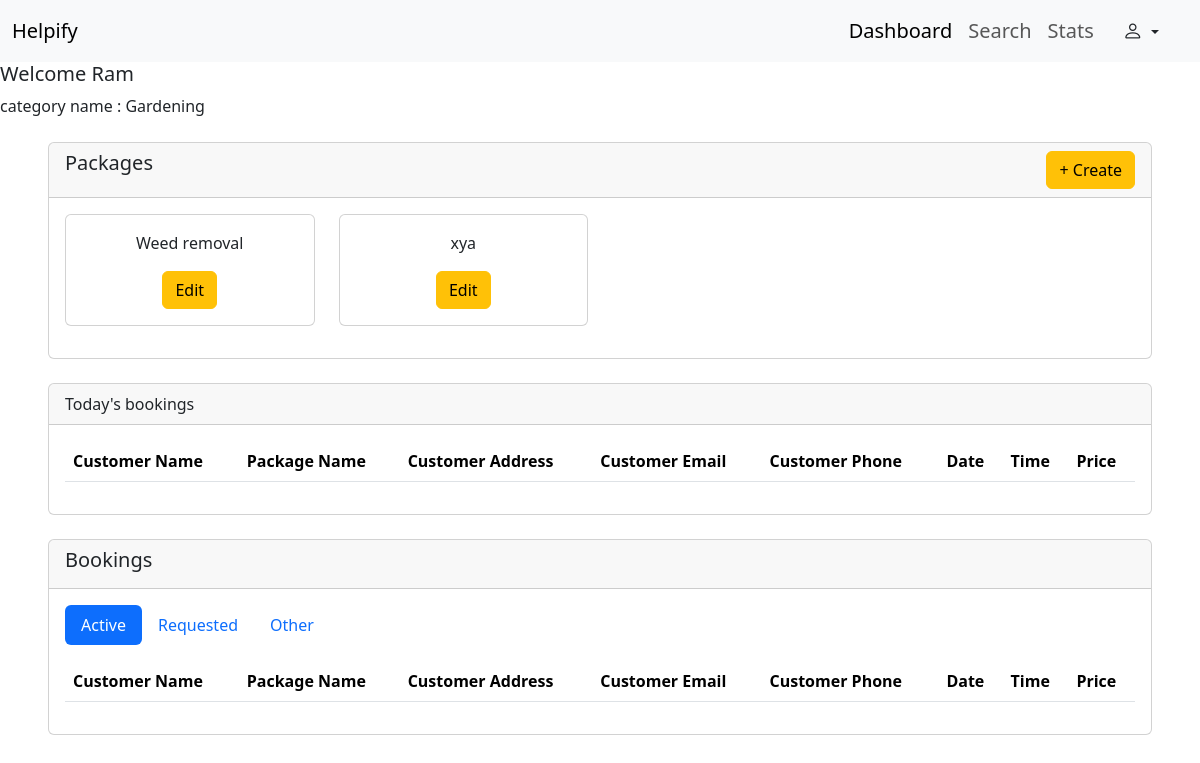
Page /professional/dashboard (signed in) on the committed database.
### backend/models.py (models this page shows, shortened)
class ServiceProfessional(db.Model , UserMixin):
    __tablename__ = "professional"
    id  = db.Column(db.Integer , primary_key=True , autoincrement=True)
    name = db.Column(db.String , nullable=False)
    email = db.Column(db.String, unique = True , nullable =False)
    password=db.Column(db.String, nullable=False)
    city = db.Column(db.String , nullable = False)
    phone = db.Column(db.String, nullable=False)
    status = db.Column(db.String , nullable =False)
    cat_id = db.Column(db.Integer, db.ForeignKey("category.id"), nullable = False)
    packages = db.relationship("ServicePackage" ,  backref="professional")
    recieved_bookings = db.relationship("Booking" ,  backref="professional")

class ServiceCategory(db.Model):
    __tablename__="category"
    id  = db.Column(db.Integer , primary_key=True , autoincrement=True)
    name = db.Column(db.String , nullable=False,unique=True)
    professionals = db.relationship("ServiceProfessional" ,  backref="category")
    bookings = db.relationship("Booking" ,  backref="category")

class ServicePackage(db.Model):
    __tablename__ = "package"
    id  = db.Column(db.Integer , primary_key=True , autoincrement=True)
    name = db.Column(db.String , nullable=False)
    cat_id = db.Column(db.Integer, db.ForeignKey("category.id"), nullable = False)
    prof_id = db.Column(db.Integer, db.ForeignKey("professional.id"), nullable = False)
    price = db.Column(db.Integer , nullable=False)
    associate_bookings = db.relationship("Booking" , backref="package")

### backend/routes.py (the view)
@app.route("/professional/dashboard" , methods=["GET" , "POST"])
@login_required
def prf_dashboard():
    active_bookings = []
    requested_bookings = []
    other_bookings = []
    current_date = datetime.now().strftime("%Y-%m-%d")
    todays_bookings = []
    for booking in current_user.recieved_bookings:
        if (booking.status =="Active" or booking.status=="Started" or booking.status=="Finished" ) and booking.date == current_date :
            todays_bookings.append(booking)
        elif booking.status=="Active":
            active_bookings.append(booking)
        elif booking.status=="Requested":
            requested_bookings.append(booking)
        else:
            other_bookings.append(booking)
    return render_template("/professional/dashboard.html" , current_professional = current_user , active_bookings= active_bookings , requested_bookings = requested_bookings,
                           other_bookings=other_bookings , todays_bookings=todays_bookings)

### app.py (called while the page is built)
def create_app():
    app = Flask(__name__)
    app.config["SQLALCHEMY_DATABASE_URI"]  =  "sqlite:///Household_db.sqlite3"
    db.init_app(app)
    app.config["SECRET_KEY"] = "Thisismysecret"
    login_manager = LoginManager(app)
    @login_manager.user_loader
    def load_user(email):
        return db.session.query(User).filter_by(email = email).first() or \
        db.session.query(Admin).filter_by(email=email ).first() or \
        db.session.query(ServiceProfessional).filter_by(email=email ).first()
    app.app_context().push()
    db.create_all()
    return app

### templates/professional/dashboard.html (shortened to what this page needs)
<!DOCTYPE html>
<html lang="en">
<head>
    <link href="https://cdn.jsdelivr.net/npm/bootstrap@5.3.7/dist/css/bootstrap.min.css" rel="stylesheet"
>
    <link rel="stylesheet" href="https://cdn.jsdelivr.net/npm/bootstrap-icons@1.13.1/font/bootstrap-icons.min.css">
</head>
<body>
    <nav class="navbar navbar-expand-lg bg-body-tertiary">
        <div class="container-fluid">
            <a class="navbar-brand fs-5" href="#">Helpify</a>
            <div class="collapse navbar-collapse" id="navbarNav">
                <ul class="navbar-nav ms-auto fs-5">
                    <li class="nav-item">
                        <a class="nav-link active" aria-current="page" href="#">Dashboard</a>
                    </li>
                    <li class="nav-item">
                        <a class="nav-link" href="#">Search</a>
                    </li>
                    <li class="nav-item">
                        <a class="nav-link" href="#">Stats</a>
                    </li>
                </ul>
                <div class="dropdown me-3 ms-2">
                    <button class="btn btn- dropdown-toggle" type="button" data-bs-toggle="dropdown"
                        aria-expanded="false">
                        <i class="bi bi-person fs-5 "></i>
                    </button>
                </div>
            </div>
        </div>
    </nav>
    <h5>Welcome {{current_professional.name}}</h5>
    <p>category name : {{current_professional.category.name}}</p>
    {% if current_professional.status=="Active" %}
    <div class="card mt-4 ms-5 me-5">
        <div class="card-header">
            <div class="d-flex d-inline">
                <h5>Packages</h5>
                <button type="button" class="btn btn-warning ms-auto" data-bs-toggle="modal"
                    data-bs-target="#package-create-form">
                    + Create
                </button>
            </div>
        </div>
        <div class="card-body">
            <div class="row">
                {% for pack in current_professional.packages %}
                <div class="col-3 mb-3">
                    <div class="card text-center">
                        <div class="card-body">
                            <p>{{pack.name}}</p>
                            <button class="btn btn-warning" data-bs-toggle="modal"
                                data-bs-target="#edit-package-{{pack.id}}">Edit</button>
                        </div>
                    </div>
                </div>
                {% endfor %}
            </div>
        </div>
    </div>
    <div class="card mt-4 ms-5 me-5">
        <div class="card-header">
            Today's bookings
        </div>
        <div class="card-body">
            <table class="table">
                <thead>
                    <tr>
                        <th scope="col">Customer Name</th>
                        <th scope="col">Package Name</th>
                        <th scope="col">Customer Address</th>
                        <th scope="col">Customer Email</th>
                        <th scope="col">Customer Phone</th>
                        <th scope="col">Date</th>
                        <th scope="col">Time</th>
                        <th scope="col">Price</th>
                    </tr>
                </thead>
            </table>
        </div>
    </div>
    <div class="card mt-4 ms-5 me-5">
        <div class="card-header">
            <h5>Bookings</h5>
        </div>
        <div class="card-body">
            <ul class="nav nav-pills mb-3" id="pills-tab" role="tablist">
                <li class="nav-item" role="presentation">
                    <button class="nav-link active" id="active-booking-tab" data-bs-toggle="pill"
                        data-bs-target="#active-booking" type="button" role="tab" aria-controls="active-booking"
                        aria-selected="true">Active</button>
                </li>
                <li class="nav-item" role="presentation">
                    <button class="nav-link" id="requested-booking-tab" data-bs-toggle="pill"
                        data-bs-target="#requested-booking" type="button" role="tab" aria-controls="requested-booking"
                        aria-selected="false">Requested</button>
                </li>
                <li class="nav-item" role="presentation">
                    <button class="nav-link" id="otherbooking-tab" data-bs-toggle="pill" data-bs-target="#otherbooking"
                        type="button" role="tab" aria-controls="otherbooking" aria-selected="false">Other</button>
                </li>
            </ul>
            <div class="tab-content" id="pills-tabContent">
                <div class="tab-pane fade show active" id="active-booking" role="tabpanel"
                    aria-labelledby="active-booking-tab" tabindex="0">
                    <table class="table">
                        <thead>
                            <tr>
                                <th scope="col">Customer Name</th>
                                <th scope="col">Package Name</th>
                                <th scope="col">Customer Address</th>
                                <th scope="col">Customer Email</th>
                                <th scope="col">Customer Phone</th>
                                <th scope="col">Date</th>
                                <th scope="col">Time</th>
                                <th scope="col">Price</th>
                            </tr>
                        </thead>
                    </table>
                </div>
            </div>
        </div>
    </div>
    {% elif current_professional.status=="Requested" %}
    <div class="card ms-auto me-auto p-4 " style="width: 30%;">
        You request is pending for admin's approval
    </div>
    {% elif current_professional.status=="Flagged" %}
    <div class="card ms-auto me-auto p-4 " style="width: 30%;">
        you have been flagged by admin.
    </div>
    {% elif current_professional.status=="Rejected" %}
    <div class="card ms-auto me-auto p-4 " style="width: 30%;">
        you request has been rejected by admin
    </div>
    {% endif %}
</body>
</html>

### rows in the picture
ServiceProfessional: name "Ram"
ServiceCategory: category.name "Gardening"
ServicePackage: name "Weed removal"
ServicePackage: name "xya"
